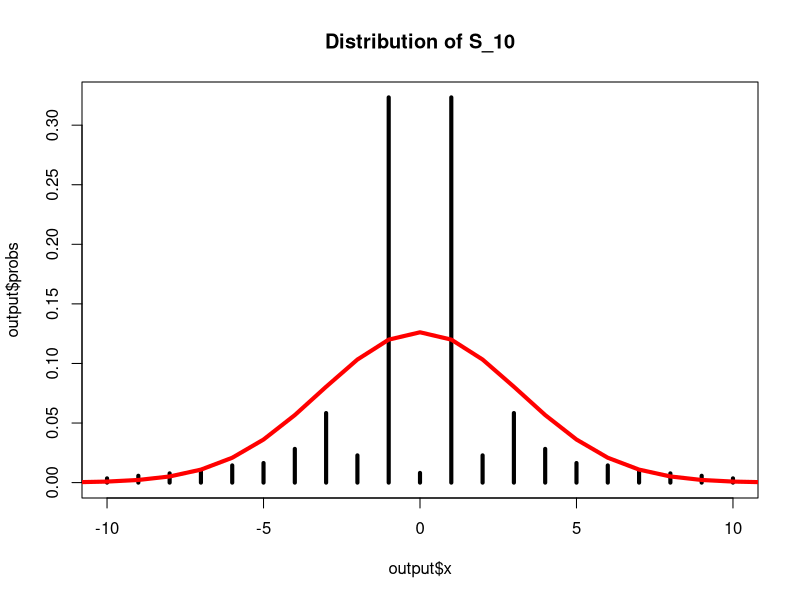
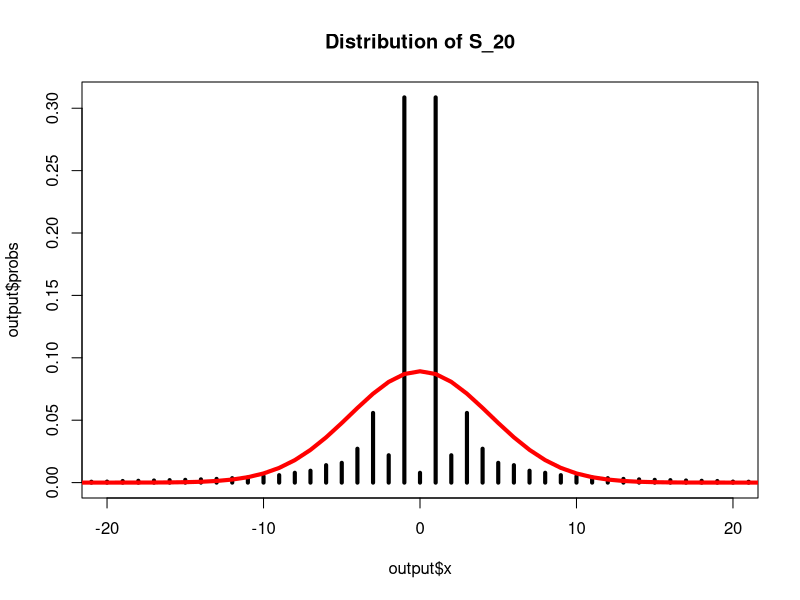
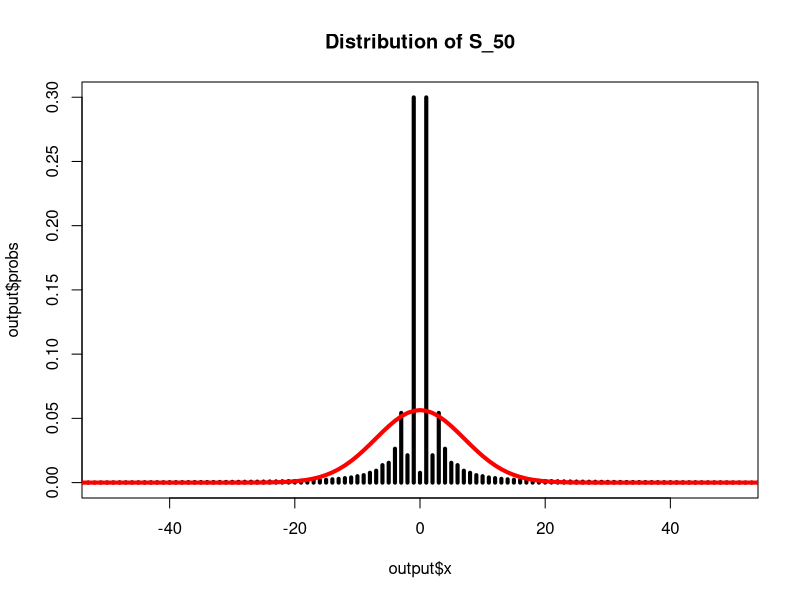
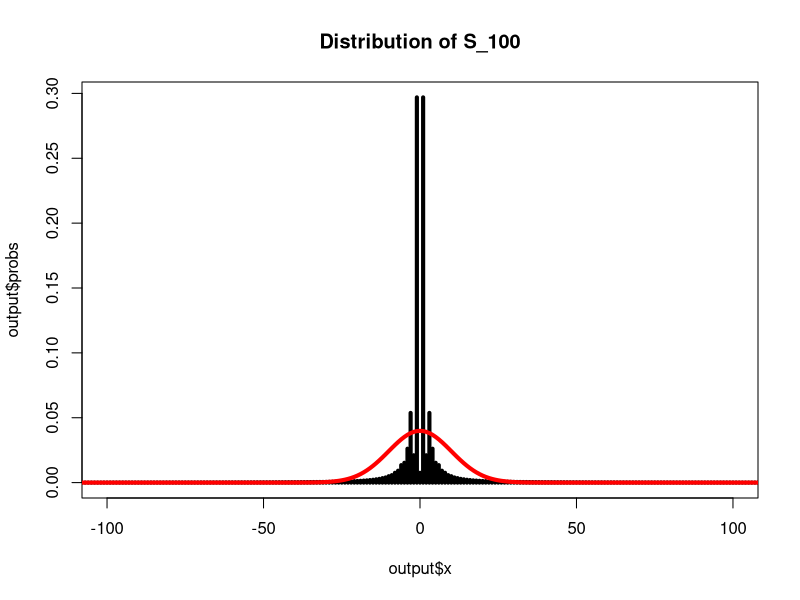

These charts were generated, in order, by the following R code:
## ---- chunk 1
dist.sum <- function(probs) {
        k <- ncol(probs) 
        n <- nrow(probs) # number of summands
        x <- c(0:(n*(k-1))) # range of the sum of n random variables
        dft <- 1
        m <- 0
        v <- 0
        for (i in 1:n) {
           p <- as.vector(probs[i,])
# now pad the vector with zeros so that it has the same length as x
           p <- c(p,rep(0,length(x)-k)) 
# update mean and variance
           m <- m + sum(p*x)
           v <- v + sum(p*(x-sum(x*p))^2)
# take the DFT of p and multiply by previous value of dft
           dft <- dft*fft(p)
           }
# take the inverse DFT of dft to obtain the distribution of S
        p.sum <- fft(dft,inv=T)/length(x)
# the probability distribution of the sum will be contained in
# the real components of probs.fft.inv; in theory, the imaginary
# component is exactly 0 but computationally the imaginary component
# persists due to rounding error
        p.sum <- Re(p.sum)
        output <- list(x=x,probs=p.sum,mean=m,var=v)
        output
        }
## ---- chunk 2
y_prob <- function(i, j) {
  if (j == i) return(1 - 1/(i^2))
  if (j == 0 | j == 2*i) return(1/(2*i^2))
  else return(0)
}

n_values <- c(10, 20, 50, 100)
for (n in n_values) {
  m <- matrix(NA, nrow = n, ncol = 2*n+1)
  for (i in 1:n) {
    for (j in 0:(2*n)) {
      m[i, j+1] = y_prob(i, j)
    }
  }
  
  output <- dist.sum(m)
  output$x <- output$x - n*(n+1)/2
  output$mean <- output$mean - n*(n+1)/2
  plot(output$x, output$probs, type = "h", lwd = 4, xlim = c(-n, n), main = paste("Distribution of S_", n, sep = ""))
  lines(output$x, dnorm(output$x, mean = output$mean, sd = sqrt(output$var)), col = "red", lwd = 4)
}
